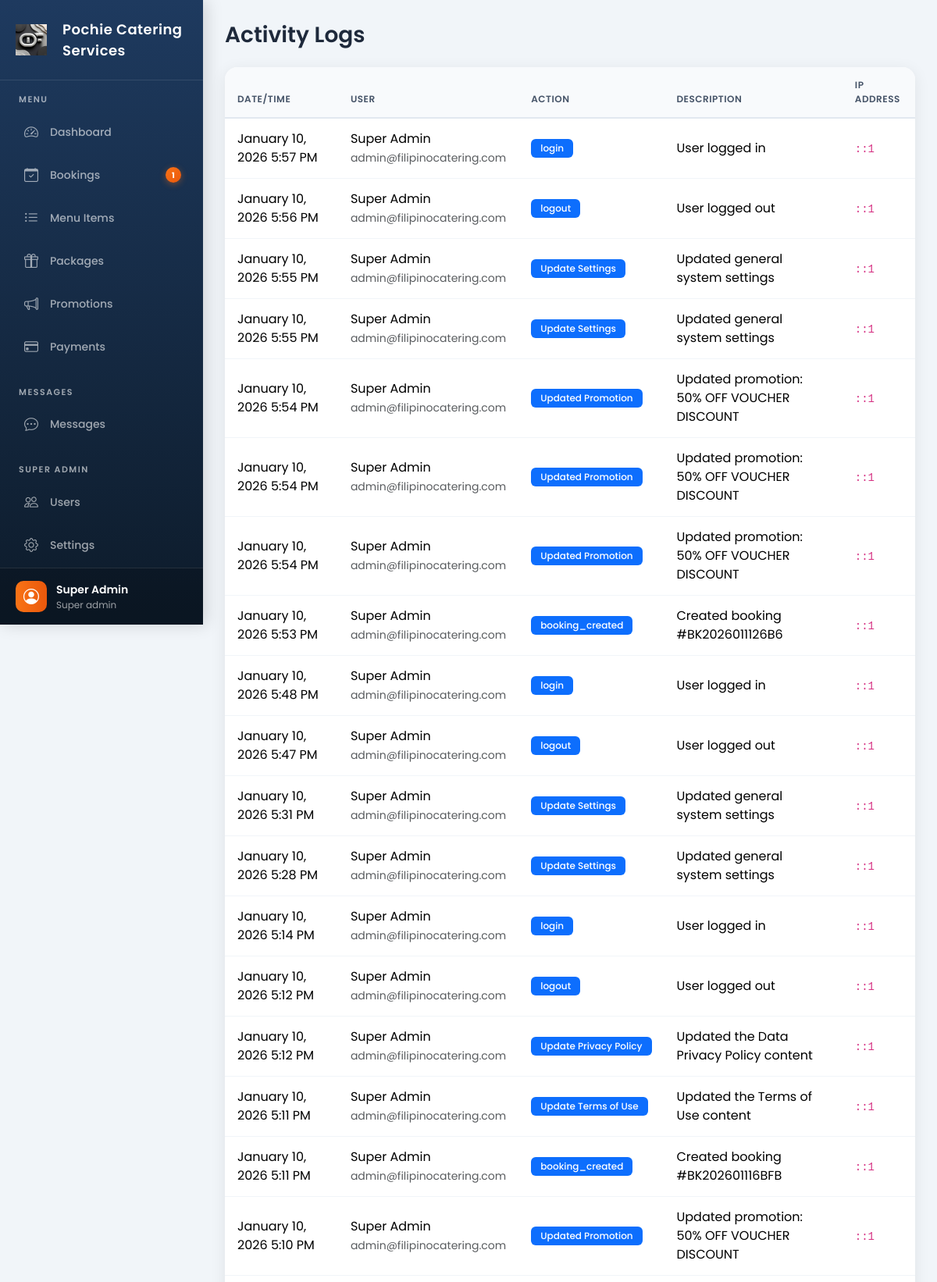
Page /admin/activity-logs.php (signed in, upper part) on the committed database.
### tables this page shows
CREATE TABLE `activity_logs` (
  `id` int(11) NOT NULL,
  `user_id` int(11) DEFAULT NULL,
  `action` varchar(255) DEFAULT NULL,
  `description` text DEFAULT NULL,
  `ip_address` varchar(45) DEFAULT NULL,
  `created_at` timestamp NOT NULL DEFAULT current_timestamp()
);

CREATE TABLE `users` (
  `id` int(11) NOT NULL,
  `email` varchar(100) NOT NULL,
  `password` varchar(255) NOT NULL,
  `first_name` varchar(50) NOT NULL,
  `last_name` varchar(50) NOT NULL,
  `phone` varchar(20) DEFAULT NULL,
  `address` text DEFAULT NULL,
  `role` enum('customer','staff','admin','super_admin') DEFAULT 'customer',
  `profile_image` varchar(255) DEFAULT NULL,
  `is_active` tinyint(1) DEFAULT 1,
  `created_at` timestamp NOT NULL DEFAULT current_timestamp(),
  `updated_at` timestamp NOT NULL DEFAULT current_timestamp() ON UPDATE current_timestamp(),
  `email_verified` tinyint(1) DEFAULT 0
);

### config/functions.php (called while the page is built, shortened)
<?php
function formatDateTime($datetime) {
    return date('F j, Y g:i A', strtotime($datetime));
}
?>

### admin/activity-logs.php (the view, shortened to what this page needs)
<?php
require_once '../config/functions.php';
$logs = $conn->query("SELECT al.*, u.first_name, u.last_name, u.email
                      FROM activity_logs al
                      LEFT JOIN users u ON al.user_id = u.id
                      ORDER BY al.created_at DESC LIMIT 100");
?>
<!DOCTYPE html>
<html lang="en">
<head>
    <link href="https://cdn.jsdelivr.net/npm/bootstrap@5.3.2/dist/css/bootstrap.min.css" rel="stylesheet">
    <link href="https://cdn.jsdelivr.net/npm/bootstrap-icons@1.11.1/font/bootstrap-icons.css" rel="stylesheet">
</head>
<body>
    <?php include 'includes/sidebar.php'; ?>
    <div class="main-content">
        <h3 class="mb-4">Activity Logs</h3>
        <div class="card">
            <div class="card-body p-0">
                <div class="table-responsive">
                    <table class="table table-hover mb-0">
                        <thead class="table-light">
                            <tr>
                                <th>Date/Time</th>
                                <th>User</th>
                                <th>Action</th>
                                <th>Description</th>
                                <th>IP Address</th>
                            </tr>
                        </thead>
                        <tbody>
                            <?php if ($logs && $logs->num_rows > 0): ?>
                            <?php while($log = $logs->fetch_assoc()): ?>
                            <tr>
                                <td><?= formatDateTime($log['created_at']) ?></td>
                                <td>
                                    <?= htmlspecialchars($log['first_name'] . ' ' . $log['last_name']) ?><br>
                                    <small class="text-muted"><?= htmlspecialchars($log['email']) ?></small>
                                </td>
                                <td><span class="badge bg-primary"><?= htmlspecialchars($log['action']) ?></span></td>
                                <td><?= htmlspecialchars($log['description'] ?? '-') ?></td>
                                <td><code><?= htmlspecialchars($log['ip_address']) ?></code></td>
                            </tr>
                            <?php endwhile; ?>
                            <?php else: ?>
                            <tr><td colspan="5" class="text-center text-muted py-4">No activity logs yet</td></tr>
                            <?php endif; ?>
                        </tbody>
                    </table>
                </div>
            </div>
        </div>
    </div>
</body>
</html>

### admin/activity-logs.php (style rules this page uses)
body { font-family: 'Poppins', sans-serif; }

### admin/includes/sidebar.php (style rules this page uses)
:root { --sidebar-bg: linear-gradient(180deg, #1e3a5f 0%, #0d1b2a 100%); --sidebar-width: 260px; --nav-item-hover: rgba(255, 255, 255, 0.1); --nav-item-active: linear-gradient(90deg, #f97316 0%, #ea580c 100%); --accent-color: #f97316; --text-primary: #ffffff; --text-secondary: rgba(255, 255, 255, 0.6); }
* { margin: 0; padding: 0; box-sizing: border-box; }
body { font-family: 'Poppins', sans-serif; background: #f1f5f9; }
.main-content { margin-left: var(--sidebar-width); padding: 28px; min-height: 100vh; background: #f1f5f9; }
.main-content h3 { font-weight: 600; color: #1e293b; margin-bottom: 8px; }
.card { border: none; border-radius: 16px; box-shadow: 0 4px 20px rgba(0, 0, 0, 0.08); overflow: hidden; }
.card-body { padding: 20px; }
.table { margin-bottom: 0; }
.table thead th { background: #f8fafc; border-bottom: 2px solid #e2e8f0; font-weight: 600; color: #475569; text-transform: uppercase; font-size: 12px; letter-spacing: 0.5px; padding: 14px 16px; }
.table tbody td { padding: 14px 16px; vertical-align: middle; border-bottom: 1px solid #f1f5f9; }
.badge { padding: 6px 12px; font-weight: 500; font-size: 12px; border-radius: 6px; }

### rows in the picture
activity_logs: created_at "January 10, 2026 5:57 PM", user.last_name "Super Admin", user.email "admin@filipinocatering.com", action "login", description "User logged in", ip_address "::1"
activity_logs: created_at "January 10, 2026 5:56 PM", user.last_name "Super Admin", user.email "admin@filipinocatering.com", action "logout", description "User logged out", ip_address "::1"
activity_logs: created_at "January 10, 2026 5:55 PM", user.last_name "Super Admin", user.email "admin@filipinocatering.com", action "Update Settings", description "Updated general system settings", ip_address "::1"
activity_logs: created_at "January 10, 2026 5:55 PM", user.last_name "Super Admin", user.email "admin@filipinocatering.com", action "Update Settings", description "Updated general system settings", ip_address "::1"
activity_logs: created_at "January 10, 2026 5:54 PM", user.last_name "Super Admin", user.email "admin@filipinocatering.com", action "Updated Promotion", description "Updated promotion: 50% OFF VOUCHER DISCOUNT", ip_address "::1"
activity_logs: created_at "January 10, 2026 5:54 PM", user.last_name "Super Admin", user.email "admin@filipinocatering.com", action "Updated Promotion", description "Updated promotion: 50% OFF VOUCHER DISCOUNT", ip_address "::1"
activity_logs: created_at "January 10, 2026 5:54 PM", user.last_name "Super Admin", user.email "admin@filipinocatering.com", action "Updated Promotion", description "Updated promotion: 50% OFF VOUCHER DISCOUNT", ip_address "::1"
activity_logs: created_at "January 10, 2026 5:53 PM", user.last_name "Super Admin", user.email "admin@filipinocatering.com", action "booking_created", description "Created booking #BK2026011126B6", ip_address "::1"
activity_logs: created_at "January 10, 2026 5:48 PM", user.last_name "Super Admin", user.email "admin@filipinocatering.com", action "login", description "User logged in", ip_address "::1"
activity_logs: created_at "January 10, 2026 5:47 PM", user.last_name "Super Admin", user.email "admin@filipinocatering.com", action "logout", description "User logged out", ip_address "::1"
activity_logs: created_at "January 10, 2026 5:31 PM", user.last_name "Super Admin", user.email "admin@filipinocatering.com", action "Update Settings", description "Updated general system settings", ip_address "::1"
activity_logs: created_at "January 10, 2026 5:28 PM", user.last_name "Super Admin", user.email "admin@filipinocatering.com", action "Update Settings", description "Updated general system settings", ip_address "::1"
activity_logs: created_at "January 10, 2026 5:14 PM", user.last_name "Super Admin", user.email "admin@filipinocatering.com", action "login", description "User logged in", ip_address "::1"
activity_logs: created_at "January 10, 2026 5:12 PM", user.last_name "Super Admin", user.email "admin@filipinocatering.com", action "logout", description "User logged out", ip_address "::1"
activity_logs: created_at "January 10, 2026 5:12 PM", user.last_name "Super Admin", user.email "admin@filipinocatering.com", action "Update Privacy Policy", description "Updated the Data Privacy Policy content", ip_address "::1"
activity_logs: created_at "January 10, 2026 5:11 PM", user.last_name "Super Admin", user.email "admin@filipinocatering.com", action "Update Terms of Use", description "Updated the Terms of Use content", ip_address "::1"
activity_logs: created_at "January 10, 2026 5:11 PM", user.last_name "Super Admin", user.email "admin@filipinocatering.com", action "booking_created", description "Created booking #BK202601116BFB", ip_address "::1"
activity_logs: created_at "January 10, 2026 5:10 PM", user.last_name "Super Admin", user.email "admin@filipinocatering.com", action "Updated Promotion", description "Updated promotion: 50% OFF VOUCHER DISCOUNT", ip_address "::1"

### other values in the picture
$sidebarSiteName "Pochie Catering Services"
$adminNotifs['new_bookings'] "1"
$_SESSION['user_name'] "Super Admin"
str_replace('_', ' ', getUserRole()) "Super admin"
